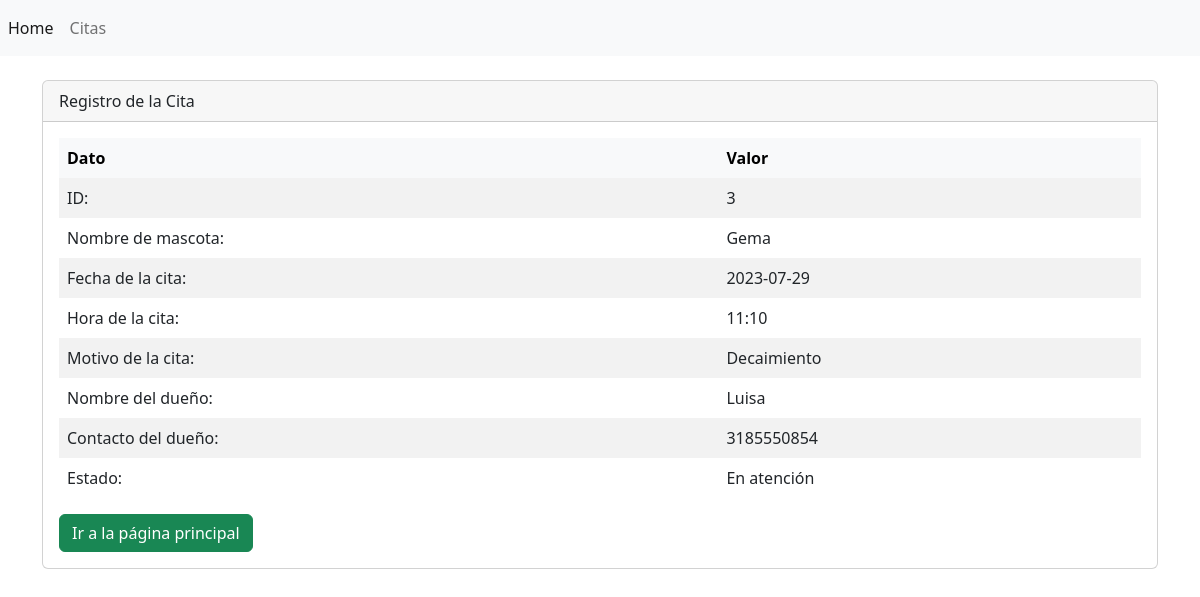
The page /backendVeterinaria/view/cita/show.php?id=3 on the database its author committed.
### tables this page shows
CREATE TABLE `cita` (
  `id` int(11) NOT NULL,
  `nombreMascota` varchar(100) NOT NULL,
  `fecha` date NOT NULL,
  `hora` varchar(10) NOT NULL,
  `motivo` varchar(500) NOT NULL,
  `nombreDuenio` varchar(50) NOT NULL,
  `numeroDuenio` varchar(11) NOT NULL,
  `estado` varchar(50) NOT NULL DEFAULT 'Asignada'
);

### backendVeterinaria/config/DB.php (called while the page is built)
<?php
    class DB
    {
        private $host;
        private $dbname;
        private $user;
        private $password;
        public function __construct( $host, $dbname, $user, $password )
        {
            $this->host = $host;
            $this->dbname = $dbname;
            $this->user = $user;
            $this->password = $password;
        }
        public function connect( )
        {
            try {
                $conexion = new PDO( "mysql:host=" . $this->host . ";dbname=" . $this->dbname,
                                     $this->user,
                                     $this->password );
                return $conexion;
            }
            catch( PDOException $e ) {
                return $e->getMessage( );
            }
        }
    }
?>

### backendVeterinaria/controller/CitaController.php (called while the page is built, shortened)
<?php
    class CitaController {
        private $model;
        public function __construct() {
            require_once("../../model/CitaModel.php");
            $this->model = new CitaModel();
        }
        public function show( $id )
        {
            $registro = $this->model->show( $id );
            return ( $registro != false ) ?  $registro : header( "Location:index.php" );
        }
    }
?>

### backendVeterinaria/model/CitaModel.php (called while the page is built, shortened)
<?php
class CitaModel {
    private $pdo;
    public function __construct() {
        require_once("../../config/DB.php");
        $conexion = new DB("localhost", "veterinaria", "root", "");
        $this->pdo = $conexion->connect();
    }
    public function show($id ) {
        $statement = $this->pdo->prepare( "SELECT * FROM cita WHERE id = :id" );
        $statement->bindParam( ":id", $id );
        return ( $statement->execute( ) ) ? $statement->fetch( ) : false;
    }
}
?>

### backendVeterinaria/view/cita/show.php (the view)
<?php
    include( "../templates/header.php" );
    $id = $_GET[ 'id' ];
    require_once( "../../controller/CitaController.php" );
    $controlador = new CitaController( );
    $registro = $controlador->show( $id );
?>
<div class="card">
    <div class="card-header">
        Registro de la Cita
    </div>
    <div class="card-body">
        <div class="table-responsive-sm">
            <table class="table table-striped table-hover table-borderless table-primary table-middle">
                <thead class="table-light">
                    <tr>
                        <th scope="col">Dato</th>
                        <th scope="col">Valor</th>
                    </tr>
                </thead>
                <tbody class="table">
                    <tr class="">
                        <td scope="row">ID:</td>
                        <td><?php echo $registro['id']; ?></td>
                    </tr>
                    <tr class="">
                        <td scope="row">Nombre de mascota:</td>
                        <td><?php echo $registro['nombreMascota']; ?></td>
                    </tr>
                    <tr class="">
                        <td scope="row">Fecha de la cita:</td>
                        <td><?php echo $registro['fecha']; ?></td>
                    </tr>
                    <tr class="">
                        <td scope="row">Hora de la cita:</td>
                        <td><?php echo $registro['hora']; ?></td>
                    </tr>
                    <tr class="">
                        <td scope="row">Motivo de la cita:</td>
                        <td><?php echo $registro['motivo']; ?></td>
                    </tr>
                    <tr class="">
                        <td scope="row">Nombre del dueño:</td>
                        <td><?php echo $registro['nombreDuenio']; ?></td>
                    </tr>
                    <tr class="">
                        <td scope="row">Contacto del dueño:</td>
                        <td><?php echo $registro['numeroDuenio']; ?></td>
                    </tr>
                    <tr class="">
                        <td scope="row">Estado:</td>
                        <td><?php echo $registro['estado']; ?></td>
                    </tr>
                </tbody>
            </table>
            <a href="index.php" class="btn btn-success">Ir a la página principal</a>
        </div>
    </div>
</div>
<?php
    include( "../templates/footer.php" );
?>

### rows shown on the page
cita: id "3", nombreMascota "Gema", fecha "2023-07-29", hora "11:10", motivo "Decaimiento", nombreDuenio "Luisa", numeroDuenio "3185550854", estado "En atención"
